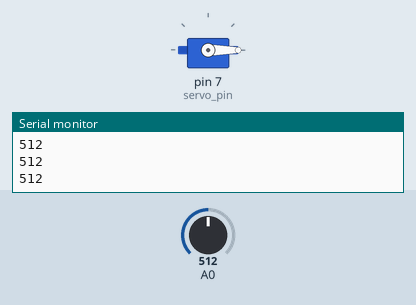
Recording of a sketch running on a simulated Arduino Uno, built with avr-gcc and run on an emulated ATmega328P. Parts: servo, the last lines printed to the serial monitor. Inputs (shaded band) come from the test bench; at power-on: A0 = 512.

Above: at 1.2 s.
1.3 s: A0 set to 306
At 1.9 s:
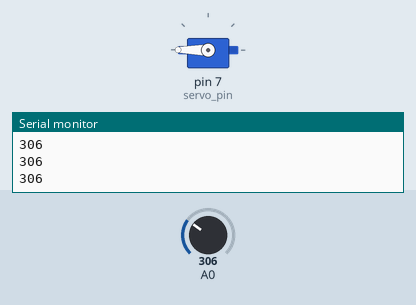
2.8 s: A0 set to 122
At 3.1 s:
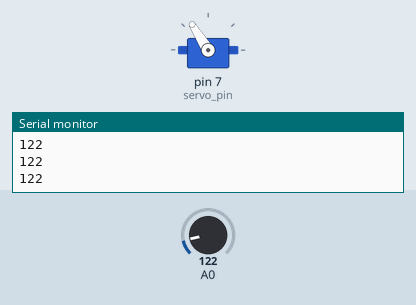
4.3 s: A0 set to 900
At 5.4 s:
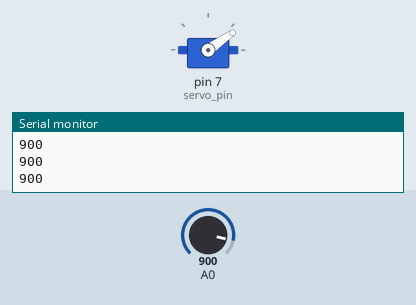
5.8 s: A0 set to 1023
At 6.7 s:
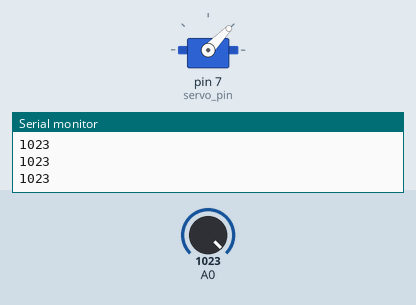
7.3 s: A0 set to 511
At 7.7 s:
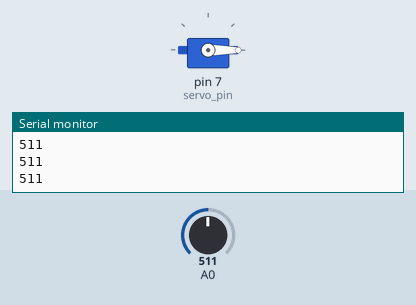
Timing chart, 0 to 9.8 s (numbered marks = the images above; inputs shaded):
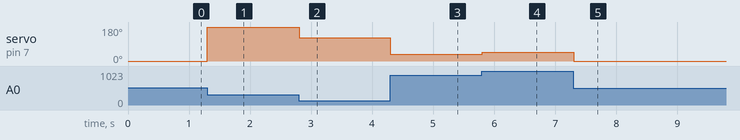

Measured:
- after the input at 1.3 s, servo on pin 7 (servo_pin): 0° → 180° at once
- after the input at 2.8 s, servo on pin 7 (servo_pin): 180° → 122° at once
- after the input at 4.3 s, servo on pin 7 (servo_pin): 122° → 35° at once
- after the input at 5.8 s, servo on pin 7 (servo_pin): 35° → 46° at once
- after the input at 7.3 s, servo on pin 7 (servo_pin): 46° → 0° at once

The sketch:

control_servo_motor_with_flex_sensor1.ino
```cpp
// Radit Mamnun
// CONTROL SERVO MOTOR WITH FLEX SENSOR

#include<Servo.h>

int servo_pin=7;
int flex_sensor=A0;
Servo myServo;
void setup()
{
  Serial.begin(9600);
  myServo.attach(servo_pin);
}

void loop()
{
  int angle_value=analogRead(A0);
  myServo.write(angle_value);
  Serial.println(angle_value);
}

int angle()
{
  int sensor_value=analogRead(A0);
  int angle=map(sensor_value,682,275,0,180);
  return angle;
}
```
